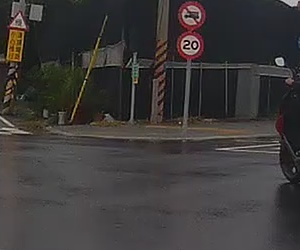
#> input picture Stage3/code/samples/negative/roi_000060.jpg, 300 x 250 px, given in place of 123.mp4, which was not available
$ python dense_optical_flow_tracks.py
#> lines starting #> are read from the running program, lines starting #| are printed output that depends on the picture; after the words box and inside, x2 and y2 are one past the last pixel; in counts of white or black regions, pixels touching at a corner belong together; pictures that were not available may be replaced by others from this repository, and a replacement may not be noted
import argparse
import csv
import json
import sys
import time
from collections import defaultdict, deque
from dataclasses import dataclass
from pathlib import Path
from typing import Dict, Iterable, List, Optional, Tuple

import cv2
import numpy as np


Point = Tuple[int, int]
BBox = Tuple[int, int, int, int]


@dataclass
class Detection:
    frame_index: int
    bbox: BBox
    track_id: Optional[str]
    source_stage: str
    score: Optional[float] = None
    label: Optional[str] = None

    # [4 lines left out: function center, not called in this run]


def parse_args() -> argparse.Namespace:
    parser = argparse.ArgumentParser(
        description="局部密集光流遮罩、Stage3/Stage4 物件框光流箭頭與車輛歷史軌跡繪製。"
    )
    parser.add_argument("--video", default="../../123.mp4", help="輸入影片路徑")
    parser.add_argument("--stage3", help="Stage3 偵測框 JSON/CSV")
    parser.add_argument("--stage4", help="Stage4 偵測框 JSON/CSV")
    parser.add_argument("--output", default="outputs/flow_tracks.mp4", help="輸出影片路徑")
    parser.add_argument(
        "--use-stages",
        default="stage3,stage4",
        help="要作為遮罩的來源，例如 stage3,stage4 或只填 stage4",
    )
    parser.add_argument("--history", type=int, default=60, help="每個物件保留幾幀中心點軌跡")
    parser.add_argument("--match-distance", type=float, default=80.0, help="無 track_id 時的中心點最近鄰匹配距離")
    parser.add_argument("--arrow-scale", type=float, default=5.0, help="光流箭頭放大倍率")
    parser.add_argument(
        "--flow-scale",
        type=float,
        default=1.0,
        help="密集光流計算縮放比例；0.5 可大幅加速 1080p 影片，輸出仍為原尺寸",
    )
    parser.add_argument("--min-flow", type=float, default=0.35, help="低於此長度的平均光流視為靜止/不可靠")
    parser.add_argument(
        "--lane-split-x",
        type=int,
        help="左右車道分界的影像 x 座標；未指定時使用畫面寬度的一半",
    )
    parser.add_argument(
        "--left-approach-axis",
        choices=("x", "y"),
        default="y",
        help="左側車道迎面而來用哪個光流軸判斷正負號",
    )
    parser.add_argument(
        "--left-approach-sign",
        choices=("positive", "negative"),
        default="positive",
        help="左側車道迎面而來時該軸的正負號，影像座標 y 正向為向下",
    )
    parser.add_argument(
        "--right-depart-axis",
        choices=("x", "y"),
        default="y",
        help="右側車道背對駛離用哪個光流軸判斷正負號",
    )
    parser.add_argument(
        "--right-depart-sign",
        choices=("positive", "negative"),
        default="negative",
        help="右側車道背對駛離時該軸的正負號，影像座標 y 負向為向上",
    )
    parser.add_argument("--preview", action="store_true", help="處理時顯示視窗，按 q 離開")
    parser.add_argument("--progress-step", type=int, default=30, help="每處理幾幀更新一次進度顯示")
    return parser.parse_args()


def load_detections(path: Optional[str], stage_name: str) -> Dict[int, List[Detection]]:
    if not path:
        return defaultdict(list)

    file_path = Path(path)
    if not file_path.exists():
        raise FileNotFoundError(f"{stage_name} detections not found: {file_path}")

    if file_path.suffix.lower() == ".json":
        raw_items = json.loads(file_path.read_text(encoding="utf-8"))
        if isinstance(raw_items, dict):
            raw_items = raw_items.get("frames", raw_items.get("detections", []))
        return _detections_from_json(raw_items, stage_name)

    if file_path.suffix.lower() == ".csv":
        with file_path.open("r", encoding="utf-8-sig", newline="") as f:
            return _detections_from_csv(csv.DictReader(f), stage_name)

    raise ValueError(f"Unsupported detection file format: {file_path.suffix}")


# [81 lines left out: functions _detections_from_json, _detections_from_csv, _extract_bbox, _normalize_bbox, _optional_str, _optional_float, not called in this run]


def merge_detection_maps(*maps: Dict[int, List[Detection]]) -> Dict[int, List[Detection]]:
    merged: Dict[int, List[Detection]] = defaultdict(list)
    for det_map in maps:
        for frame_index, detections in det_map.items():
            merged[frame_index].extend(detections)
    return merged


# [62 lines left out: functions clip_bbox, mean_flow_for_bbox, classify_direction, not called in this run]


def sign_matches(value: float, expected: str) -> bool:
    return value > 0 if expected == "positive" else value < 0


class TrackStore:
    def __init__(self, max_history: int, max_match_distance: float) -> None:
        self.max_history = max_history
        self.max_match_distance = max_match_distance
        self.histories: Dict[str, deque[Point]] = defaultdict(lambda: deque(maxlen=max_history))
        self.last_centers: Dict[str, Point] = {}
        self.used_ids_in_frame: set[str] = set()
        self.next_id = 1

    def begin_frame(self) -> None:
        self.used_ids_in_frame.clear()

    # [66 lines left out: functions resolve_id, update, draw_track, draw_detection, not called in this run]


def draw_legend(frame: np.ndarray) -> None:
    items = [
        ("left:oncoming", (30, 30, 240)),
        ("right:departing", (240, 120, 20)),
        ("opposite/unknown", (0, 220, 255)),
        ("static/weak", (160, 160, 160)),
    ]
    x, y = 12, 24
    for text, color in items:
        cv2.rectangle(frame, (x, y - 12), (x + 14, y + 2), color, -1)
        cv2.putText(frame, text, (x + 22, y), cv2.FONT_HERSHEY_SIMPLEX, 0.48, color, 1, cv2.LINE_AA)
        y += 22


# [24 lines left out: functions format_eta, print_progress, not called in this run]

def run() -> None:
    args = parse_args()
    if not 0.1 <= args.flow_scale <= 1.0:
        raise ValueError("--flow-scale must be between 0.1 and 1.0")
    use_stages = {stage.strip().lower() for stage in args.use_stages.split(",") if stage.strip()}

    stage3 = load_detections(args.stage3, "stage3") if "stage3" in use_stages else defaultdict(list)
    stage4 = load_detections(args.stage4, "stage4") if "stage4" in use_stages else defaultdict(list)
    detections_by_frame = merge_detection_maps(stage3, stage4)

    cap = cv2.VideoCapture(args.video)
    if not cap.isOpened():
        raise RuntimeError(f"Cannot open video: {args.video}")

    fps = cap.get(cv2.CAP_PROP_FPS) or 30.0
    width = int(cap.get(cv2.CAP_PROP_FRAME_WIDTH))
    height = int(cap.get(cv2.CAP_PROP_FRAME_HEIGHT))
    total_frames = int(cap.get(cv2.CAP_PROP_FRAME_COUNT))

    output_path = Path(args.output)
    output_path.parent.mkdir(parents=True, exist_ok=True)
    writer = cv2.VideoWriter(
        str(output_path),
        cv2.VideoWriter_fourcc(*"mp4v"),
        fps,
        (width, height),
    )

    ok, prev_frame = cap.read()
#> prev_frame is the input picture: shape (250, 300, 3); mean B, G, R 57.7, 58.4, 61.3
    if not ok:
        raise RuntimeError("Input video has no frames.")

    prev_gray_full = cv2.cvtColor(prev_frame, cv2.COLOR_BGR2GRAY)
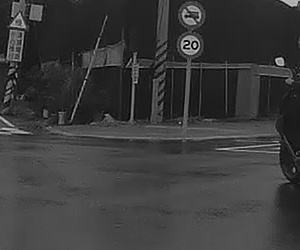
#> prev_gray_full: shape (250, 300); min 0, max 234, mean 59.2
    if args.flow_scale != 1.0:
        prev_gray = cv2.resize(prev_gray_full, None, fx=args.flow_scale, fy=args.flow_scale, interpolation=cv2.INTER_AREA)
    else:
        prev_gray = prev_gray_full
    tracks = TrackStore(args.history, args.match_distance)
    frame_index = 0
    start_time = time.time()

    while True:
        ok, frame = cap.read()
        if not ok:
            break
        frame_index += 1
        gray_full = cv2.cvtColor(frame, cv2.COLOR_BGR2GRAY)
        if args.flow_scale != 1.0:
            gray = cv2.resize(gray_full, None, fx=args.flow_scale, fy=args.flow_scale, interpolation=cv2.INTER_AREA)
        else:
            gray = gray_full

        flow = cv2.calcOpticalFlowFarneback(
            prev_gray,
            gray,
            None,
            pyr_scale=0.5,
            levels=3,
            winsize=21,
            iterations=3,
            poly_n=5,
            poly_sigma=1.2,
            flags=0,
        )

        canvas = frame.copy()
        cv2.line(canvas, (width // 2, 0), (width // 2, height), (80, 80, 80), 1, cv2.LINE_AA)
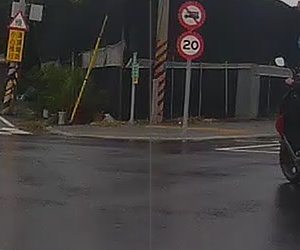
#> canvas: shape (250, 300, 3); 1% of pixels changed, all inside (x1, y1, x2, y2) = (149, 0, 152, 250)
        tracks.begin_frame()

        for detection in detections_by_frame.get(frame_index, []):
            clipped = clip_bbox(detection.bbox, width, height)
            if clipped is None:
                continue
            detection.bbox = clipped

            dx, dy, _strength = mean_flow_for_bbox(flow, clipped, args.flow_scale)
            track_id = tracks.resolve_id(detection)
            tracks.update(track_id, detection.center)
            label, color = classify_direction(detection.center, width, dx, dy, args.min_flow, args)

            draw_track(canvas, tracks.histories[track_id], color)
            draw_detection(canvas, detection, track_id, dx, dy, label, color, args.arrow_scale)

        draw_legend(canvas)
#> after the loop in draw_legend, `for text, color in items:`:
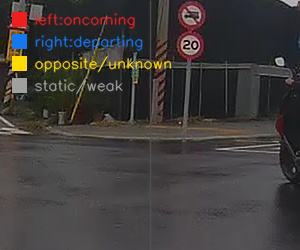
#> frame: shape (250, 300, 3); mean B, G, R 59.6, 61, 64.7
#> after the loop in draw_legend, `for text, color in items:`: y = 112
        writer.write(canvas)

        if args.preview:
            cv2.imshow("dense optical flow tracks", canvas)
            if cv2.waitKey(1) & 0xFF == ord("q"):
                break

        prev_gray = gray

        if frame_index % args.progress_step == 0:
            print_progress(frame_index, total_frames, start_time)

    print_progress(frame_index, total_frames, start_time)
    sys.stdout.write("\n")
    sys.stdout.flush()

    cap.release()
    writer.release()
    if args.preview:
        cv2.destroyAllWindows()

    print(f"Saved: {output_path}")


if __name__ == "__main__":
    run()

$ run again, on Stage3/code/samples/negative/roi_000075.jpg
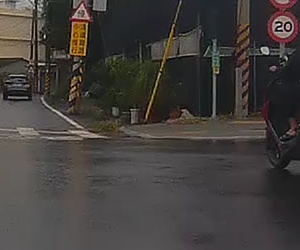
#> input picture Stage3/code/samples/negative/roi_000075.jpg, 300 x 250 px, given in place of 123.mp4, which was not available
#> in run, prev_frame is the input picture: shape (250, 300, 3); mean B, G, R 60.4, 63.1, 67.1
#> in run, `cv2.line(canvas, (width // 2, 0), (width // 2, height), (80, 80, 80), ..`:
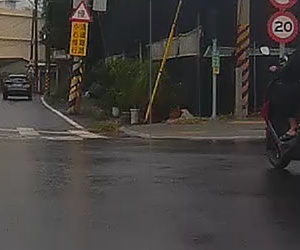
#> canvas: shape (250, 300, 3); 0.79% of pixels changed, all inside (x1, y1, x2, y2) = (149, 0, 152, 250)
#> after the loop in draw_legend, `for text, color in items:`:
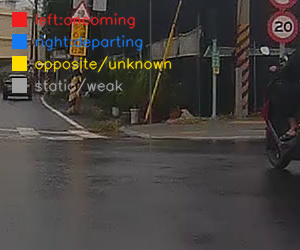
#> frame: shape (250, 300, 3); mean B, G, R 61.9, 65.3, 70.1
#> after the loop in draw_legend, `for text, color in items:`: y = 112

$ run again, on Stage3/code/samples/negative/roi_000450.jpg
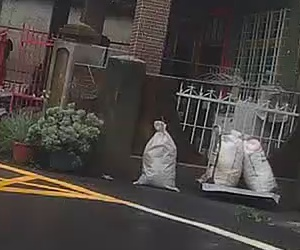
#> input picture Stage3/code/samples/negative/roi_000450.jpg, 300 x 250 px, given in place of 123.mp4, which was not available
#> in run, prev_frame is the input picture: shape (250, 300, 3); mean B, G, R 66.2, 69.4, 74.6
#> in run, `cv2.line(canvas, (width // 2, 0), (width // 2, height), (80, 80, 80), ..`:
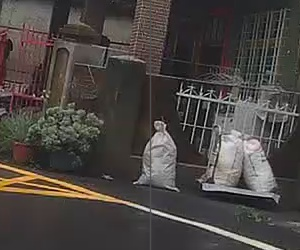
#> canvas: shape (250, 300, 3); 0.99% of pixels changed, all inside (x1, y1, x2, y2) = (149, 0, 152, 250)
#> after the loop in draw_legend, `for text, color in items:`:
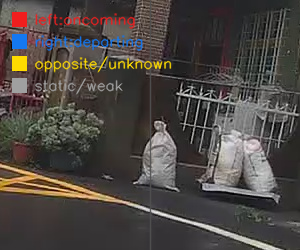
#> frame: shape (250, 300, 3); mean B, G, R 67.2, 71.3, 77
#> after the loop in draw_legend, `for text, color in items:`: y = 112

$ run again, on Stage3/code/samples/negative/roi_000465.jpg
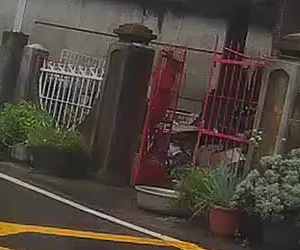
#> input picture Stage3/code/samples/negative/roi_000465.jpg, 300 x 250 px, given in place of 123.mp4, which was not available
#> in run, prev_frame is the input picture: shape (250, 300, 3); mean B, G, R 59.8, 68.1, 76.9
#> in run, `cv2.line(canvas, (width // 2, 0), (width // 2, height), (80, 80, 80), ..`:
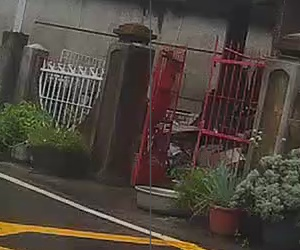
#> canvas: shape (250, 300, 3); 1% of pixels changed, all inside (x1, y1, x2, y2) = (149, 0, 152, 250)
#> after the loop in draw_legend, `for text, color in items:`:
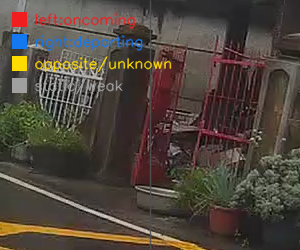
#> frame: shape (250, 300, 3); mean B, G, R 60.6, 69.6, 79.2
#> after the loop in draw_legend, `for text, color in items:`: y = 112
